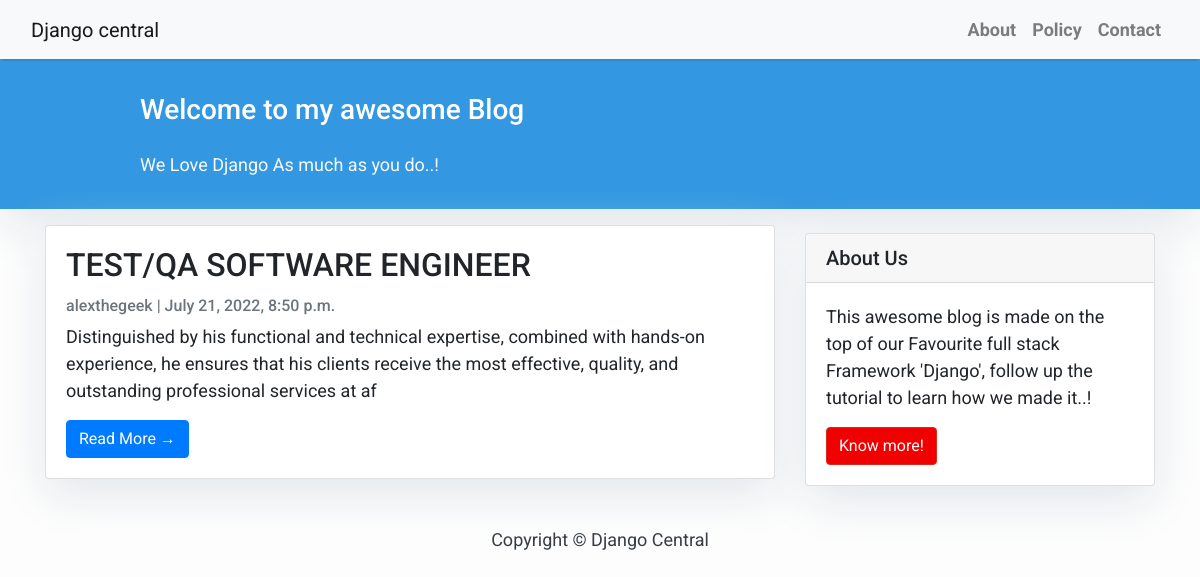
The page / on the database its author committed.
### blog/models.py (models this page shows, shortened)
class Post(models.Model):
    title = models.CharField(max_length=200, unique=True)
    slug = models.SlugField(max_length=200, unique=True)
    author = models.ForeignKey(User, on_delete= models.CASCADE,related_name='blog_posts')
    updated_on = models.DateTimeField(auto_now= True)
    content = models.TextField()
    created_on = models.DateTimeField(auto_now_add=True)
    status = models.IntegerField(choices=STATUS, default=0)
    class Meta:
        ordering = ['-created_on']

### blog/views.py (the view)
# urls.py: path('', views.PostList.as_view(), name='home'),
class PostList(ListView):
    queryset = Post.objects.filter(status=1).order_by('-created_on')
    template_name = 'index.html'

### templates/index.html (shortened to what this page needs)
{% extends "base.html" %}
{% block content %}
<header class="masthead">
    <div class="container">
        <div class="row">
            <div class=" col-md-8 col-md-10 mx-auto">
                <div class="site-heading">
                    <h3 class=" site-heading my-4 mt-3 text-white"> Welcome to my awesome Blog </h3>
                    <p class="text-light">We Love Django As much as you do..! &nbsp
                    </p>
                </div>
            </div>
        </div>
    </div>
</header>
<div class="container">
    <div class="row">
        <div class="col-md-8 mt-3 left">
            {% for post in post_list %}
            <div class="card mb-4">
                <div class="card-body">
                    <h2 class="card-title">{{ post.title }}</h2>
                    <p class="card-text text-muted h6">{{ post.author }} | {{ post.created_on}} </p>
                    <p class="card-text">{{post.content|slice:":200" }}</p>
                    <a href="{% url 'post_detail' post.slug  %}" class="btn btn-primary">Read More &rarr;</a>
                </div>
            </div>
            {% endfor %}
        </div>
        {% block sidebar %} {% include 'sidebar.html' %} {% endblock sidebar %}
    </div>
</div>
{%endblock%}

### templates/base.html (shortened to what this page needs)
<!DOCTYPE html>
<html>
    <head>
        <link rel="stylesheet" href="https://maxcdn.bootstrapcdn.com/bootstrap/4.0.0/css/bootstrap.min.css"
 />
    </head>
    <body>
        <nav class="navbar navbar-expand-lg navbar-light bg-light shadow" id="mainNav">
            <div class="container-fluid">
                <a class="navbar-brand" href="{% url 'home' %}">Django central</a>
                <div class="collapse navbar-collapse" id="navbarResponsive">
                    <ul class="navbar-nav ml-auto">
                        <li class="nav-item text-black">
                            <a class="nav-link text-black font-weight-bold" href="#">About</a>
                        </li>
                        <li class="nav-item text-black">
                            <a class="nav-link text-black font-weight-bold" href="#">Policy</a>
                        </li>
                        <li class="nav-item text-black">
                            <a class="nav-link text-black font-weight-bold" href="#">Contact</a>
                        </li>
                    </ul>
                </div>
            </div>
        </nav>
        {% block content %}{% endblock content %}
        <footer class="py-3 bg-grey">
            <p class="m-0 text-dark text-center ">Copyright &copy; Django Central</p>
        </footer>
    </body>
</html>

### templates/sidebar.html (shortened to what this page needs)
{% block sidebar %}
<div class="col-md-4 float-right ">
<div class="card my-4">
        <h5 class="card-header">About Us</h5>
    <div class="card-body">
        <p class="card-text"> This awesome blog is made on the top of our Favourite full stack Framework 'Django', follow up the tutorial to learn how we made it..!</p>
        <a href="https://djangocentral.com/building-a-blog-application-with-django"
           class="btn btn-danger">Know more!</a>
    </div>
</div>
</div>
{% endblock sidebar %}

### templates/base.html (style rules this page uses)
body { font-family: "Roboto", sans-serif; font-size: 17px; background-color: #fdfdfd; }
.shadow { box-shadow: 0 4px 2px -2px rgba(0, 0, 0, 0.1); }
.btn-danger { color: #fff; background-color: #f00000; border-color: #dc281e; }
.masthead { background: #3398E1; height: auto; padding-bottom: 15px; box-shadow: 0 16px 48px #E3E7EB; padding-top: 10px; }

### templates/index.html (style rules this page uses)
body { font-family: "Roboto", sans-serif; font-size: 18px; background-color: #fdfdfd; }
.card { box-shadow: 0 16px 48px #E3E7EB; }

### templates/sidebar.html (style rules this page uses)
.card { box-shadow: 0 16px 48px #E3E7EB; }

### rows shown on the page
Post: title "TEST/QA SOFTWARE ENGINEER", author "alexthegeek", created_on "July 21, 2022, 8:50 p.m.", content "Distinguished by his functional and technical expertise, combined with hands-on experience, he ensures that his clients receive the most effective, quality, and outstanding professional services at af"
